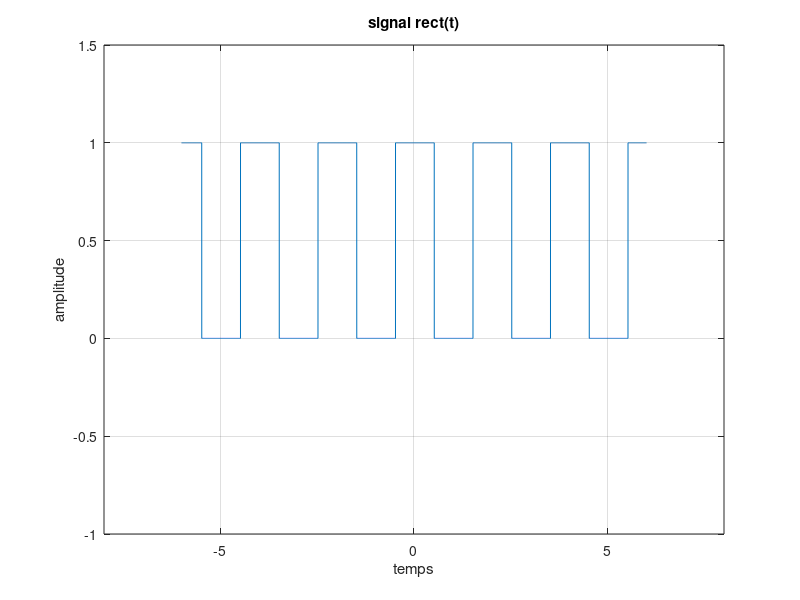

MATLAB code to generate this figure:
%Signal rectangulaire périodique :

clc
clear all

% rect(t)

t=-6:0.001:6;
x = square(pi*t+1.5); 

x(x>0)=1; %Initialiser l'amplitude A_min=0
x(x<0)=0; %Initialiser l'amplitude A_max=1

plot(t,x);
axis([-8,8 -1,1.5]);
grid on 
xlabel('temps');
ylabel('amplitude');
title('signal rect(t)');





